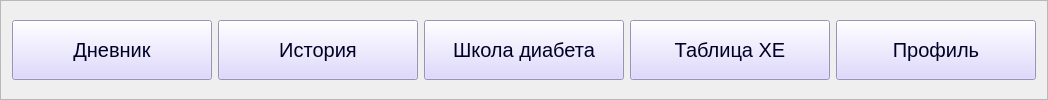
     <widget class="QFrame" name="tabButtonsFrame">
      <property name="frameShape">
       <enum>QFrame::StyledPanel</enum>
      </property>
      <property name="frameShadow">
       <enum>QFrame::Raised</enum>
      </property>
      <layout class="QVBoxLayout" name="verticalLayout_3">
       <item>
        <layout class="QHBoxLayout" name="horizontalLayout_5">
         <property name="bottomMargin">
          <number>0</number>
         </property>
         <item>
          <widget class="QPushButton" name="diaryButton">
           <property name="sizePolicy">
            <sizepolicy hsizetype="Fixed" vsizetype="Fixed">
             <horstretch>0</horstretch>
             <verstretch>0</verstretch>
            </sizepolicy>
           </property>
           <property name="minimumSize">
            <size>
             <width>200</width>
             <height>60</height>
            </size>
           </property>
           <property name="baseSize">
            <size>
             <width>50</width>
             <height>50</height>
            </size>
           </property>
           <property name="styleSheet">
            <string notr="true">font-family: 'Roboto medium';
font-size: 20px;
color: rgb(0, 0, 38);
background-color: rgb(213, 205, 255);
border-color: rgb(185, 194, 255);</string>
           </property>
           <property name="text">
            <string>Дневник</string>
           </property>
          </widget>
         </item>
         <item>
          <widget class="QPushButton" name="historyButton">
           <property name="sizePolicy">
            <sizepolicy hsizetype="Fixed" vsizetype="Fixed">
             <horstretch>0</horstretch>
             <verstretch>0</verstretch>
            </sizepolicy>
           </property>
           <property name="minimumSize">
            <size>
             <width>200</width>
             <height>60</height>
            </size>
           </property>
           <property name="styleSheet">
            <string notr="true">font-family: 'Roboto medium';
font-size: 20px;
color: rgb(0, 0, 38);
background-color: rgb(213, 205, 255);
border-color: rgb(185, 194, 255);</string>
           </property>
           <property name="text">
            <string>История</string>
           </property>
          </widget>
         </item>
         <item>
          <widget class="QPushButton" name="schoolButton">
           <property name="minimumSize">
            <size>
             <width>200</width>
             <height>60</height>
            </size>
           </property>
           <property name="styleSheet">
            <string notr="true">font-family: 'Roboto medium';
font-size: 20px;
color: rgb(0, 0, 38);
background-color: rgb(213, 205, 255);
border-color: rgb(185, 194, 255);</string>
           </property>
           <property name="text">
            <string>Школа диабета</string>
           </property>
          </widget>
         </item>
         <item>
          <widget class="QPushButton" name="xeTableButton">
           <property name="sizePolicy">
            <sizepolicy hsizetype="Fixed" vsizetype="Fixed">
             <horstretch>0</horstretch>
             <verstretch>0</verstretch>
            </sizepolicy>
           </property>
           <property name="minimumSize">
            <size>
             <width>200</width>
             <height>60</height>
            </size>
           </property>
           <property name="styleSheet">
            <string notr="true">font-family: 'Roboto medium';
font-size: 20px;
color: rgb(0, 0, 38);
background-color: rgb(213, 205, 255);
border-color: rgb(185, 194, 255);</string>
           </property>
           <property name="text">
            <string>Таблица ХЕ</string>
           </property>
          </widget>
         </item>
         <item>
          <widget class="QPushButton" name="profileButton">
           <property name="sizePolicy">
            <sizepolicy hsizetype="Fixed" vsizetype="Fixed">
             <horstretch>0</horstretch>
             <verstretch>0</verstretch>
            </sizepolicy>
           </property>
           <property name="minimumSize">
            <size>
             <width>200</width>
             <height>60</height>
            </size>
           </property>
           <property name="styleSheet">
            <string notr="true">font-family: 'Roboto medium';
font-size: 20px;
color: rgb(0, 0, 38);
background-color: rgb(213, 205, 255);
border-color: rgb(185, 194, 255);</string>
           </property>
           <property name="text">
            <string>Профиль</string>
           </property>
          </widget>
         </item>
        </layout>
       </item>
      </layout>
     </widget>
